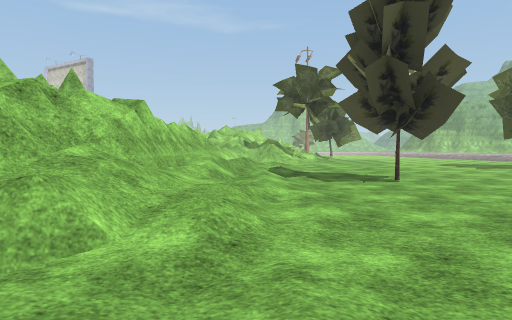
View 1 (above)

24 first-person views from a walk through a Unity game level. The camera is 1.3 m above the floor, tilts 2° down and sees 75° across. The floor is counted in squares, 2 m on a side. Each view is taken from the middle of a square. On the plan, view 1 faces up. The plan holds only what a view shows up to about 10 squares ahead; the rest is blank. The place goes on beyond the plan. The player is left out. Some surface patterns are stand-ins.

View 2
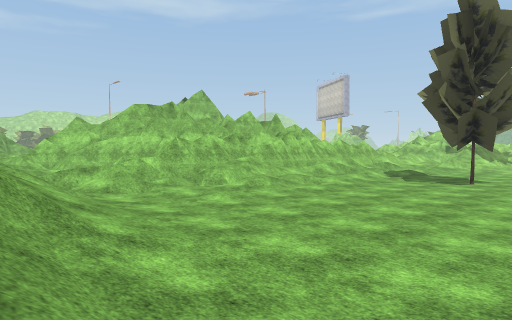

View 3
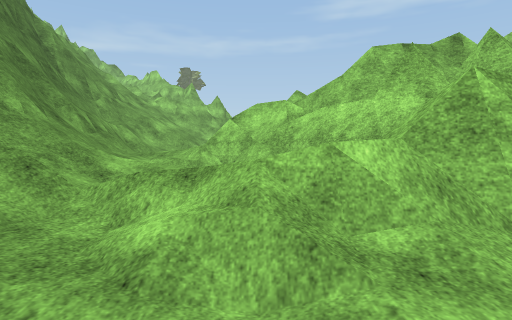

View 4
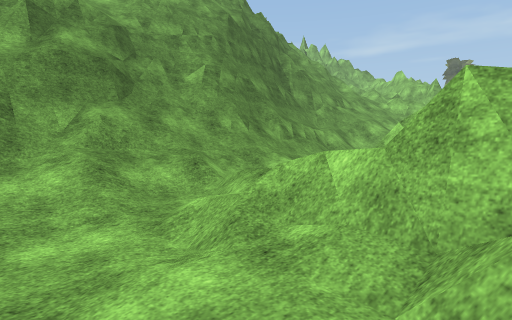

View 5
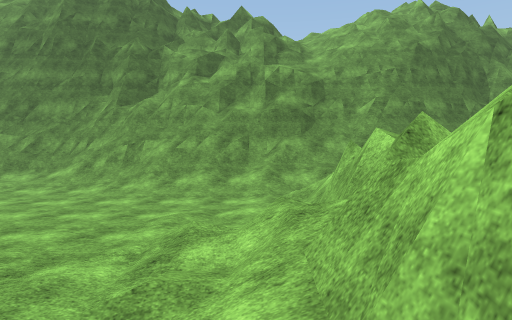

View 6
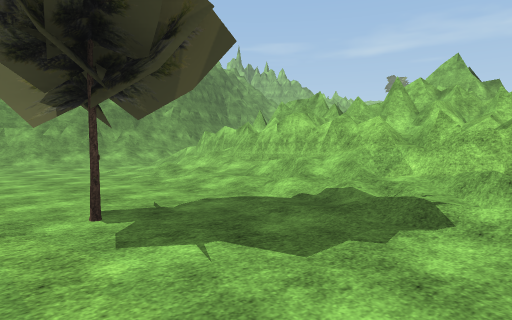

View 7
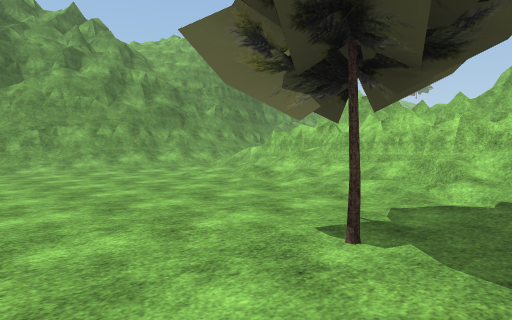

View 8
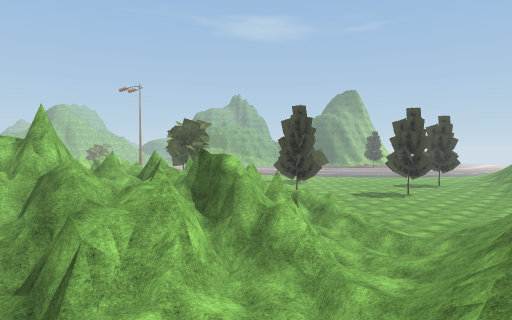

View 9
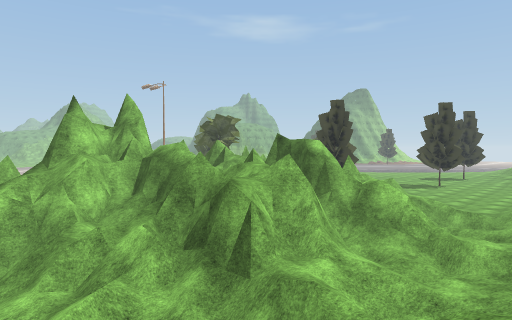

View 10
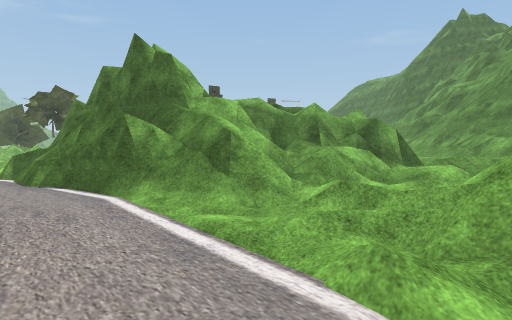

View 11
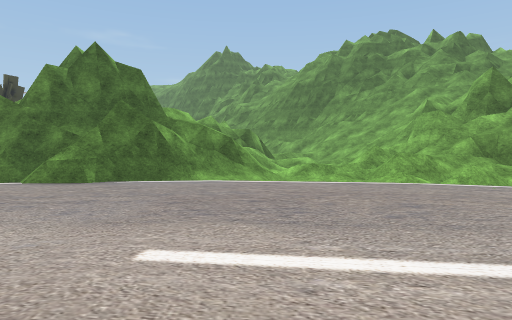

View 12
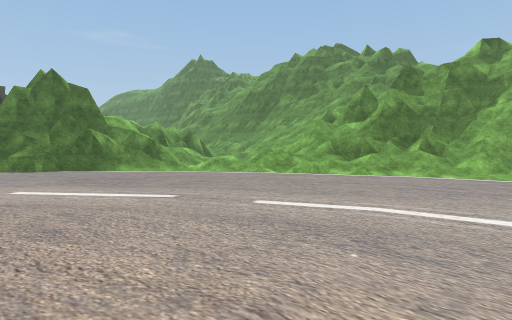

View 13
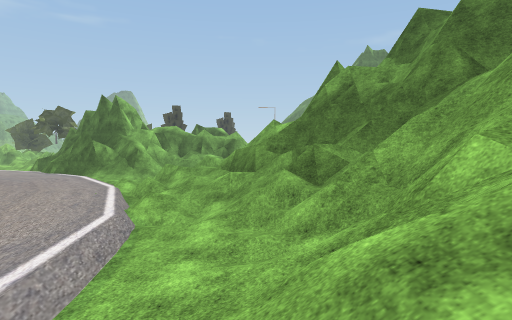

View 14
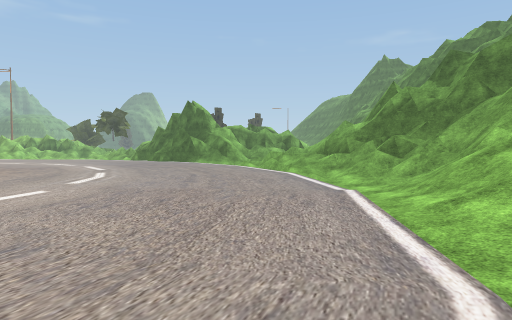

View 15
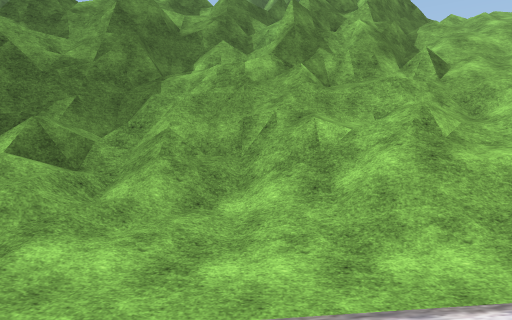

View 16
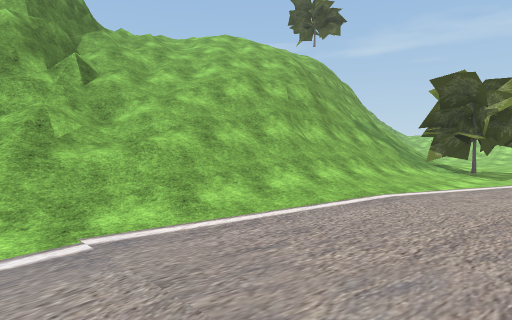

View 17
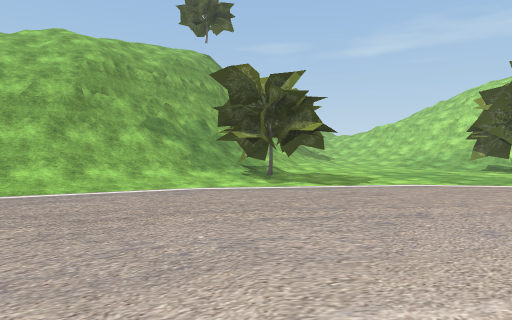

View 18
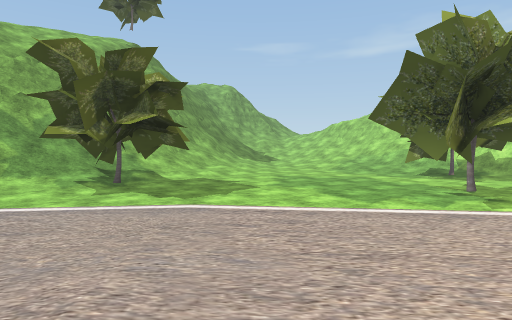

View 19
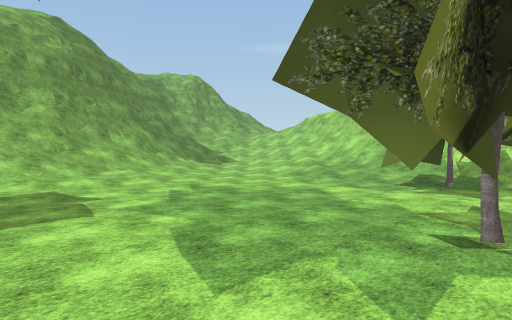

View 20
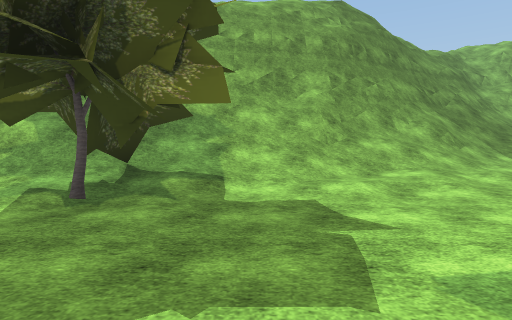

View 21
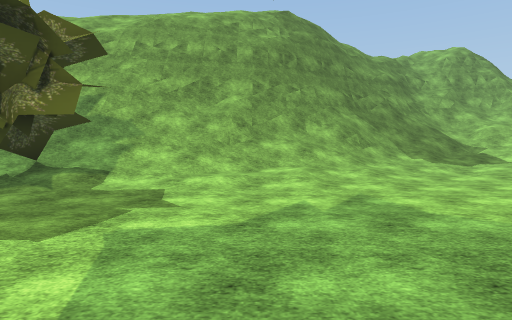

View 22
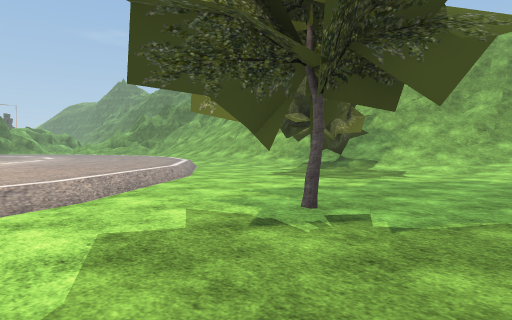

View 23
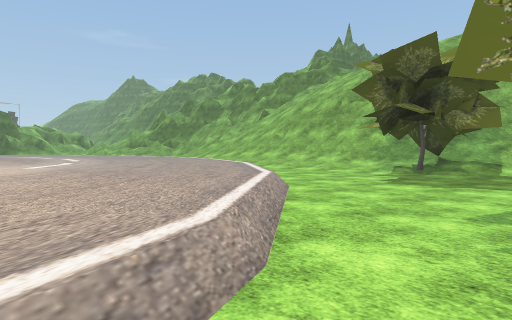

View 24
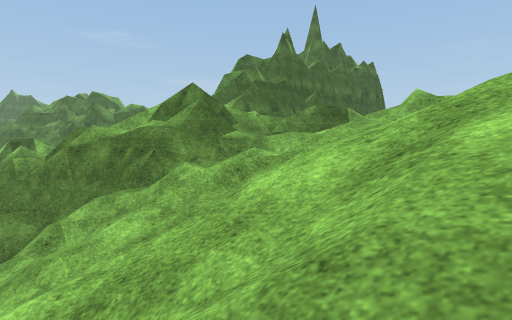

### Floor plan
Key: @ floor where view 1 was taken; # wall or solid block; . main floor; : floor 0.5 m higher than the main floor; + floor 0.75 m higher than the main floor; * floor 1.25 m higher than the main floor; % floor 9.5 m higher than the main floor; & floor 10.5 m higher than the main floor; / step, stairs or slope; = window, fence, low wall or low ledge; v drop or lower ground; O other object.
Columns run from 43 left of view 1 to 5 right of it. Each row starts with its distance up from view 1.
 10   ..../:::          :::::::::    =       #=/.....
  9   ..../:::::::::    ::::::::::::/##     #==/.....
  8  ....../:::::::::   :::::::::::###      #=#:.....
  7 ....O.../::::::::  ::::::::::::##       #=/:..O..
  6 O........:::::::::::::::::::::/#        =#+:.....
  5 O........./::::::::::::::::::./#        ##/:.....
  4 .........../:::::::::::::::/:./##      ###//.....
  3 ............//:::::::::::://+//###    ##==//....
  2 .............../:::::::////*///=###  ###/=/.....
  1 .......:O::////////.....//=#= //=######//=.......
  0 ...:::/OO/////////////://==##  /:v/#/##+//.@.....
 -1 ..:+////////#=//////////#####    //+/////./......
 -2 :://///=/= =v//////===#####v    //++/+////////...
 -3 ////=##==v v//////#########   / ///////// =##==//
 -4 //=###v##/ ///////########      ///#####==#######
 -5 /##vvvv/   ///////##  ##         #### ##v=#
 -6            /////#=vvvv##               #
 -7             ///%=== v ##
 -8              &//###
 -9              //===
-10              //#=v
-11              = v

Where each view was taken, in squares from view 1:
view 1: 0 up, 0 right, facing up
view 2: 3 down, 5 right, facing up-left
view 3: 0 up, 0 right, facing left
view 4: 2 up, 0 right, facing down-left
view 5: 6 up, 1 left, facing down
view 6: 10 up, 4 right, facing down-left
view 7: 8 up, 5 right, facing down-left
view 8: 4 down, 11 left, facing up-right
view 9: 3 down, 13 left, facing up-right
view 10: 4 up, 18 left, facing right
view 11: 10 up, 19 left, facing down-right
view 12: 10 up, 23 left, facing down-right
view 13: 0 up, 25 left, facing right
view 14: 3 up, 29 left, facing right
view 15: 3 up, 22 left, facing down
view 16: 4 up, 23 left, facing down-left
view 17: 8 up, 28 left, facing down-left
view 18: 9 up, 32 left, facing down-left
view 19: 8 up, 36 left, facing down-left
view 20: 5 up, 37 left, facing down
view 21: 6 up, 39 left, facing down
view 22: 10 up, 41 left, facing down-right
view 23: 10 up, 38 left, facing down-right
view 24: 4 down, 32 left, facing down-right
